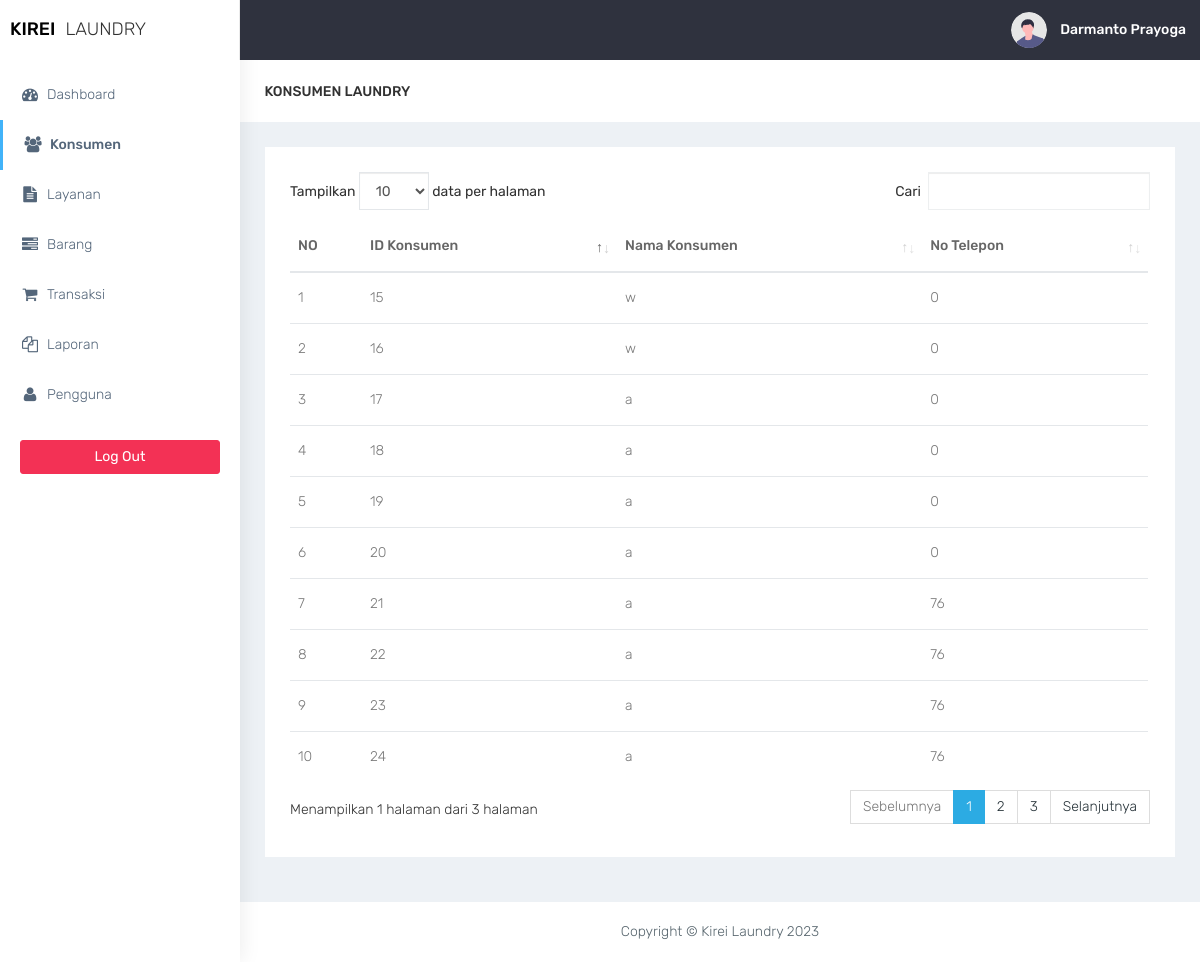
The app's page /konsumen/konsumen-laundry.php (signed in) with its own data.
### tables this page shows
CREATE TABLE `konsumen` (
  `id_konsumen` int(11) NOT NULL,
  `nm_konsumen` varchar(30) NOT NULL,
  `no_tlp` varchar(13) NOT NULL
);

### konsumen/konsumen-laundry.php (the view, shortened to what this page needs)
<?php
require '../functions.php';
require '../layout/layout_header.php';
?>
<div class="container-fluid">
    <div class="row bg-title">
        <div class="col-lg-3 col-md-4 col-sm-4 col-xs-12">
            <h4 class="page-title">Konsumen Laundry</h4>
        </div>
    </div>
    <div class="row">
        <div class="col-md-12 col-lg-12 col-sm-12">
            <div class="white-box">
                <form method="post" action="">
                    <?php
                    if ($conn->connect_errno == 0) {
                        $sql = "SELECT id_konsumen, nm_konsumen, no_tlp FROM konsumen";
                        $res = $conn->query($sql);
                        if ($res) {
                    ?>
                            <div class="table-responsive">
                                <table class="table" id="table">
                                    <thead>
                                        <tr>
                                            <th>NO</th>
                                            <th>ID Konsumen</th>
                                            <th>Nama Konsumen</th>
                                            <th>No Telepon</th>
                                        </tr>
                                    </thead>
                                    <tbody>
                                        <?php
                                        $data = $res->fetch_all(MYSQLI_ASSOC);
                                        foreach ($data as $row) {
                                        ?>
                                            <tr>
                                                <td></td>
                                                <td><?= $row['id_konsumen']; ?></td>
                                                <td><?= $row['nm_konsumen']; ?></td>
                                                <td><?= $row['no_tlp']; ?></td>
                                            </tr>
                                        <?php
                                        }
                                        ?>
                                    </tbody>
                                </table>
                        <?php
                        } else
                            echo "Gagal Eksekusi SQL" . (DEVELOPMENT ? " : " . $conn->error : "") . "<br>";
                    } else
                        echo "Gagal koneksi" . (DEVELOPMENT ? " : " . $conn->connect_error : "") . "<br>";
                        ?>
                            </div>
            </div>
        </div>
    </div>
</div>
<?php
require '../layout/layout_footer.php';
?>

### assets/css/colors/default.css (style rules this page uses)
body { background: #fff; }

### records on screen
konsumen: id_konsumen "15", nm_konsumen "w", no_tlp "0"
konsumen: id_konsumen "16", nm_konsumen "w", no_tlp "0"
konsumen: id_konsumen "17", nm_konsumen "a", no_tlp "0"
konsumen: id_konsumen "18", nm_konsumen "a", no_tlp "0"
konsumen: id_konsumen "19", nm_konsumen "a", no_tlp "0"
konsumen: id_konsumen "20", nm_konsumen "a", no_tlp "0"
konsumen: id_konsumen "21", nm_konsumen "a", no_tlp "76"
konsumen: id_konsumen "22", nm_konsumen "a", no_tlp "76"
konsumen: id_konsumen "23", nm_konsumen "a", no_tlp "76"
konsumen: id_konsumen "24", nm_konsumen "a", no_tlp "76"

### other values on screen
$_SESSION['nm_pengguna'] "Darmanto Prayoga"
